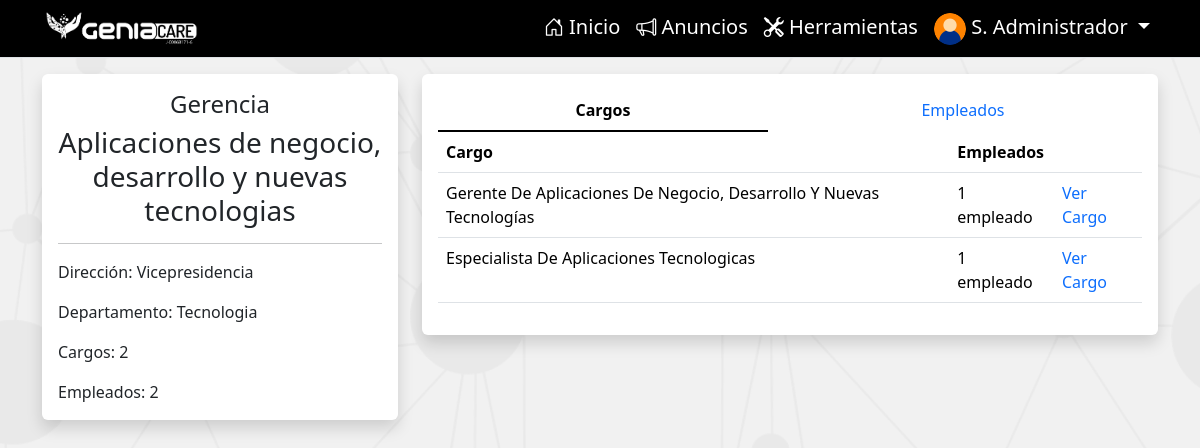
The page /gerencias/gerencia_15 (signed in) on the database as committed earlier.
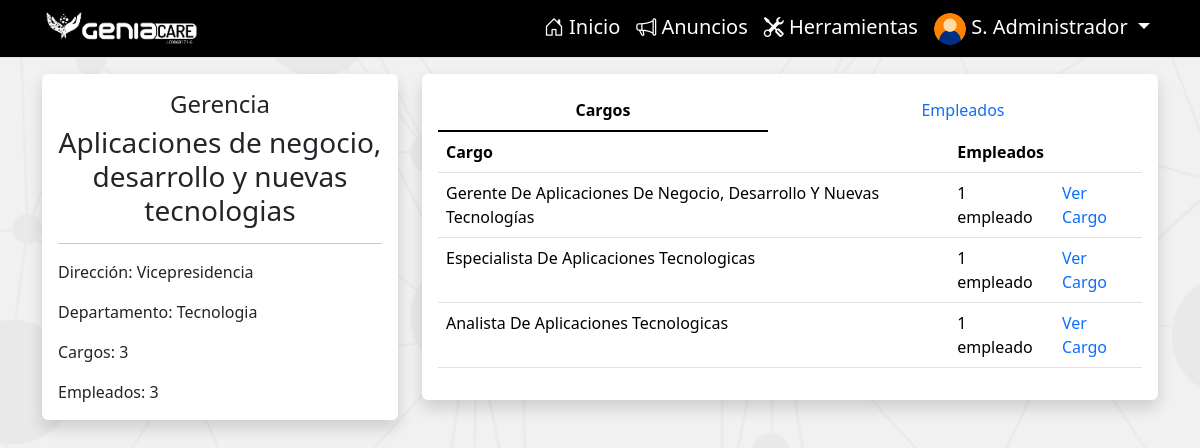
The same page on the database as committed later.
### performanceGC/models.py (models this page shows, shortened)
class Gerencia(models.Model):
    nombreText = models.CharField(max_length=200)
    direccion = models.ForeignKey(
        Direccion, on_delete=models.SET_NULL, null=True)
    departamento = models.ForeignKey(
        Departamento, on_delete=models.SET_NULL, null=True)
    debajo = models.ForeignKey(
        'self', on_delete=models.CASCADE, null=True, blank=True)
    history = HistoricalRecords()
    class Meta:
        ordering = ['id']
        verbose_name = 'Gerencia'
        verbose_name_plural = 'Gerencias'
    def subgerencias(self):
        return self.gerencia_set.all()
    def cargosAsociados(self):
        return self.cargo_set.all().order_by('nivel__valor')
    def empleados_asociados(self):
        return Empleado.objects.filter(cargo__gerencia=self, fechaEgreso__isnull=True).order_by('cargo__nivel__valor')

class Cargo(models.Model):
    nombreText = models.CharField(max_length=200)
    supervisor = models.ForeignKey(
        'self', on_delete=models.CASCADE, null=True, blank=True)
    nivel = models.ForeignKey(Niveles, on_delete=models.CASCADE, null=True)
    gerencia = models.ForeignKey(Gerencia, on_delete=models.CASCADE, null=True, blank=True)
    direccion = models.ForeignKey(Direccion, on_delete=models.CASCADE, null=True, blank=True)
    nombre_infocent = models.CharField(max_length=200, null=True, blank=True)
    is_active = models.BooleanField(default=True)
    history = HistoricalRecords()
    class Meta:
        ordering = ['nivel', 'nombreText']
        verbose_name = 'Cargo'
        verbose_name_plural = 'Cargos'
    def __str__(self):
        return self.nombreText
    def empleados_activos_asociados(self):
        return self.empleado_set.filter(fechaEgreso__isnull=True).order_by('cargo__nivel__valor')

class Direccion(models.Model):
    nombre = models.CharField(max_length=200, unique=True)
    debajo = models.ForeignKey(
        'self', on_delete=models.CASCADE, null=True, blank=True)
    history = HistoricalRecords()
    class Meta:
        ordering = ['id']
        verbose_name = 'Dirección'
        verbose_name_plural = 'Direcciones'
    def __str__(self):
        return self.nombre

class Departamento(models.Model):
    nombre = models.CharField(max_length=200, unique=True)
    history = HistoricalRecords()
    class Meta:
        ordering = ['id']
        verbose_name = 'Departamento'
        verbose_name_plural = 'Departamentos'
    def __str__(self):
        return self.nombre

### performanceGC/views.py (the view)
# urls.py: path('gerencias/gerencia_<int:gerencia_id>', views.gerenciaDetails, name = 'gerenciadetails'),
@login_required(login_url='signin')
def gerenciaDetails(request, gerencia_id):
    gerencia = get_object_or_404(Gerencia, pk=gerencia_id)
    print(gerencia.subgerencias())
    return render(request, 'gerencia.html', {'gerencia': gerencia})

### performanceGC/models.py (called while the page is built)
    def __str__(self):
        return self.nombre + ' ' + self.apellido

    def get_short_name(self):
        return f'{self.nombre[0]}. {self.apellido.split()[0]}'.title()

### performanceGC/templatetags/custom_tags.py (called while the page is built)
@register.filter
def get_file_url(file_field):
    try:
        return file_field.url
    except ValueError:
        return None

### performanceGC/templates/gerencia.html (shortened to what this page needs)
{% extends 'main.html' %}
{% load static %}
{% load custom_tags %}
{% block content %}
  <main class="container">
    <section class="row justify-content-center">
      <div class="col-md-4">
        <div class="card border-0 shadow mt-3">
          <div class="card-body">
            <h4 class="text-center card-title">Gerencia</h4>
            <h5 class="text-center card-title fs-3">{{ gerencia.nombreText }}</h5>
            <hr>
            <p class="card-text">Dirección: {{ gerencia.direccion }}</p>
            <p class="card-text">Departamento: {{ gerencia.departamento }}</p>
            <p class="card-text">Cargos: {{ gerencia.cargosAsociados.count }}</p>
            <p class="card-text">Empleados: {{ gerencia.empleados_asociados.count }}</p>
          </div>
        </div>
      </div>
      <div class="col">
        <div class="card border-0 shadow mt-3">
          <div class="card-body">
            <ul class="nav nav-underline nav-fill" id="borderedTabJustified" role="tablist">
              <li class="nav-item" role="presentation">
                <button class="nav-link active" id="tab1" data-bs-toggle="pill" data-bs-target="#tab1Content" type="button" role="tab" aria-controls="tab1Content" aria-selected="true">Cargos</button>
              </li>
              <li class="nav-item" role="presentation">
                <button class="nav-link" id="tab2" data-bs-toggle="pill" data-bs-target="#tab2Content" type="button" role="tab" aria-controls="tab2Content" aria-selected="false">Empleados</button>
              </li>
            </ul>
            <div class="tab-content" id="borderedTabJustifiedContent">
              <div class="tab-pane fade show active" id="tab1Content" role="tabpanel" aria-labelledby="tab1">
                <div class="table-responsive">
                  <table class="table table-hover">
                    <thead>
                      <tr>
                        <th>Cargo</th>
                        <th>Empleados</th>
                        <th></th>
                      </tr>
                    <tbody>
                      {% for cargo in gerencia.cargosAsociados %}
                        <tr>
                          <td>{{ cargo.nombreText|title }}</td>
                          <td>
                              {{ cargo.empleados_activos_asociados.count }} empleado{{ cargo.empleados_activos_asociados.count|pluralize }}
                          </td>
                          <td>
                            <a href="{% url 'cargodetails' cargo.id %}" class="text-decoration-none">Ver Cargo</a>
                          </td>
                        </tr>
                      {% endfor %}
                    </tbody>
                  </table>
                </div>
              </div>
            </div>
          </div>
        </div>
      </div>
    </section>
  </main>
{% endblock %}

Rows that differ between the two databases and show on the page:
computed for Gerencia "Aplicaciones de negocio, desarrollo y nuevas tecnologias": cargosAsociados.count "2" → "3"; empleados_asociados.count "2" → "3"
added Cargo: nombreText "Analista De Aplicaciones Tecnologicas", empleados_activos_asociados.count "1"
